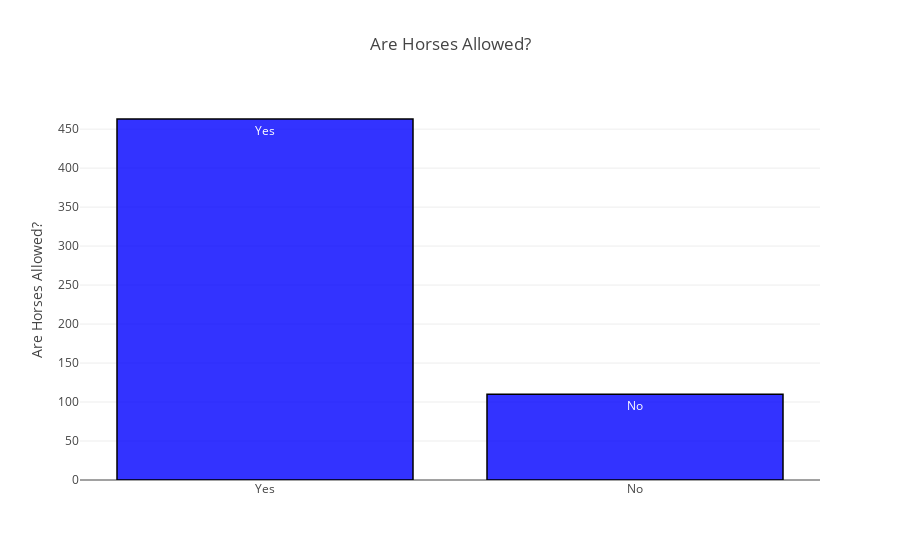

Notebook code cell kept with this figure:
### Code cell
data= OSMP_Trails
selectedColumn = 'HORSES'
title='Are Horses Allowed?'
yAxisTitle = title
plotMultipleChoice(selectedColumn,data,title,yAxisTitle)

### Figure 1 — Plotly figure (JSON) as saved in the notebook; plotly's stock layout.template omitted (floating-point values rounded to 4 significant figures)
{"data": [{"marker": {"color": "rgba(0, 0, 255, 0.8)", "line": {"color": "rgb(0,0,0)", "width": 1.5}}, "name": "Kaggle", "text": ["Yes", "No"], "type": "bar", "uid": "74ac046c-8a26-47fc-bb44-e6ad039c4d2c", "x": ["Yes", "No"], "y": [463, 110]}], "layout": {"barmode": "group", "showlegend": false, "title": {"text": "Are Horses Allowed?"}, "yaxis": {"title": {"text": "Are Horses Allowed?"}}}}
